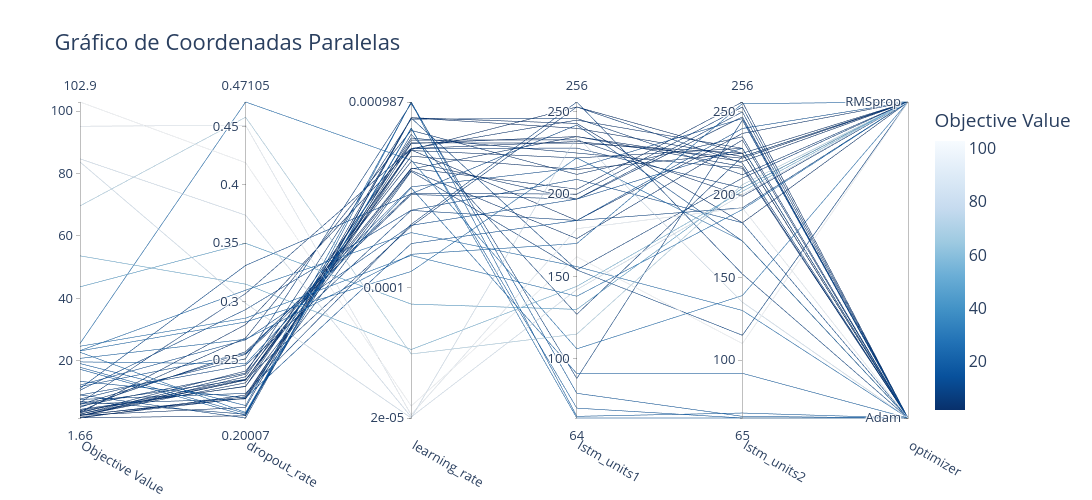

The notebook cell this image was saved under:
### Code cell
import optuna

# Carregar o estudo existente
loaded_study = optuna.load_study(study_name="crnn_optimization_study", storage="sqlite:///optuna_crnn_optimization_study.db")

# Para continuar a otimização
# loaded_study.optimize(objective, n_trials=50)

# Para acessar os resultados
df = loaded_study.trials_dataframe()
# print(df)

# Ferramentas de visualização do Optuna para analisar os resultados
import optuna.visualization as vis

# Visualizar o histórico de otimização
# fig = vis.plot_optimization_history(loaded_study)

# # Visualizar a importância dos parâmetros
# fig = vis.plot_param_importances(loaded_study)

# # Visualizar a evolução da otimização com hipóteses paralelas
fig = vis.plot_parallel_coordinate(loaded_study)

# # Visualizar a matriz de interação
# vis.plot_slice(loaded_study).show()

# # Visualizar o histórico de hipóteses
# vis.plot_contour(loaded_study).show()

# # Visualizar o histograma dos valores de parâmetros
# vis.plot_intermediate_values(loaded_study).show()

# vis.plot_timeline(loaded_study).show()

# vis.plot_hypervolume_history(loaded_study).show()


# Ajustando o tamanho da figura
fig.update_layout(width=1200, height=500)  # Tamanho ajustado para caber bem em duas colunas

# for trace in fig.data:
#     if trace.name == "Objective Value":  # Nome original da legenda para o valor do objetivo
#         trace.name = "Valor da Função Objetivo"  # Novo texto para a legenda
#     elif trace.name == "Best Value":  # Nome original da legenda para o melhor valor
#         trace.name = "Melhor Valor"  # Novo texto para a legenda

fig.update_coloraxes(colorbar_title="Valor Objetivo")

# Ajustando o tamanho das fontes
fig.update_layout(
    title_font=dict(size=24),         # Tamanho do título
    font=dict(size=16),               # Tamanho geral da fonte
    xaxis_title_font=dict(size=24),   # Tamanho do rótulo do eixo x
    yaxis_title_font=dict(size=24),   # Tamanho do rótulo do eixo y
    legend=dict(font=dict(size=18)),   # Tamanho da fonte da legenda
    title="Gráfico de Coordenadas Paralelas",     # Novo título
    # xaxis_title="Importância do Hiperparâmetro",             # Rótulo do eixo X
    # yaxis_title="Hiperparâmetro"        # Rótulo do eixo Y
)

# Exibir o gráfico
fig.show()

### Figure 1 — Plotly figure (JSON) as saved in the notebook; plotly's stock layout.template omitted (floating-point values rounded to 4 significant figures)
{"data": [{"dimensions": [{"label": "Objective Value", "range": [1.663, 102.9], "values": [23.24, 24.64, 102.9, 43.67, 69.61, 84.69, 95.13, 25.52, 53.61, 83.68, 19.11, 17.91, 17.28, 22.73, 19.63, 7.729, 11.73, 5.067, 6.019, 12.2, 11.12, 3.29, 2.883, 2.421, 2.895, 2.403, 3.292, 6.373, 23.14, 7.611, 4.116, 4.423, 3.782, 3.627, 10.56, 2.646, 13.39, 20.77, 6.152, 9.033, 9.054, 2.371, 1.937, 1.663, 2.567, 5.45, 6.577, 1.724, 2.538, 6.982, 23.24, 24.64, 102.9, 43.67, 69.61, 84.69, 95.13, 25.52, 53.61, 83.68, 19.11, 17.91, 17.28, 22.73, 19.63, 7.729, 11.73, 5.067, 6.019, 12.2, 11.12, 3.29, 2.883, 2.421, 2.895, 2.403, 3.292, 6.373, 23.14, 7.611, 4.116, 4.423, 3.782, 3.627, 10.56, 2.646, 13.39, 20.77, 6.152, 9.033, 9.054, 2.371, 1.937, 1.663, 2.567, 5.45, 6.577, 1.724, 2.538, 6.982]}, {"label": "dropout_rate", "range": [0.2001, 0.4711], "values": [0.3097, 0.2857, 0.419, 0.3499, 0.458, 0.374, 0.4511, 0.4711, 0.3149, 0.2984, 0.2108, 0.2041, 0.2023, 0.2049, 0.2465, 0.2509, 0.2554, 0.2569, 0.2547, 0.2671, 0.3309, 0.2403, 0.2376, 0.2326, 0.2325, 0.2303, 0.2802, 0.2332, 0.2824, 0.2212, 0.2273, 0.227, 0.2687, 0.233, 0.2931, 0.217, 0.2175, 0.2676, 0.2165, 0.2454, 0.2001, 0.2355, 0.2171, 0.2198, 0.2183, 0.2386, 0.3068, 0.202, 0.2092, 0.2033, 0.3097, 0.2857, 0.419, 0.3499, 0.458, 0.374, 0.4511, 0.4711, 0.3149, 0.2984, 0.2108, 0.2041, 0.2023, 0.2049, 0.2465, 0.2509, 0.2554, 0.2569, 0.2547, 0.2671, 0.3309, 0.2403, 0.2376, 0.2326, 0.2325, 0.2303, 0.2802, 0.2332, 0.2824, 0.2212, 0.2273, 0.227, 0.2687, 0.233, 0.2931, 0.217, 0.2175, 0.2676, 0.2165, 0.2454, 0.2001, 0.2355, 0.2171, 0.2198, 0.2183, 0.2386, 0.3068, 0.202, 0.2092, 0.2033]}, {"label": "learning_rate", "range": [-4.699, -3.006], "ticktext": ["2e-05", "0.0001", "0.000987"], "tickvals": [-4.699, -4, -3.006], "values": [-3.706, -3.828, -4.635, -4.089, -4.356, -4.694, -4.682, -3.318, -4.332, -4.699, -3.007, -3.148, -3.006, -3.145, -3.466, -3.013, -3.461, -3.494, -3.501, -3.666, -3.498, -3.325, -3.361, -3.296, -3.266, -3.261, -3.255, -3.672, -3.914, -3.661, -3.373, -3.199, -3.158, -3.365, -3.586, -3.262, -3.764, -3.822, -3.377, -3.587, -3.091, -3.224, -3.228, -3.255, -3.21, -3.097, -3.255, -3.09, -3.09, -3.179, -3.706, -3.828, -4.635, -4.089, -4.356, -4.694, -4.682, -3.318, -4.332, -4.699, -3.007, -3.148, -3.006, -3.145, -3.466, -3.013, -3.461, -3.494, -3.501, -3.666, -3.498, -3.325, -3.361, -3.296, -3.266, -3.261, -3.255, -3.672, -3.914, -3.661, -3.373, -3.199, -3.158, -3.365, -3.586, -3.262, -3.764, -3.822, -3.377, -3.587, -3.091, -3.224, -3.228, -3.255, -3.21, -3.097, -3.255, -3.09, -3.09, -3.179]}, {"label": "lstm_units1", "range": [64, 256], "values": [156, 138, 162, 130, 115, 142, 179, 106, 144, 235, 65, 70, 79, 64, 91, 88, 216, 200, 197, 197, 242, 197, 203, 215, 222, 253, 245, 253, 222, 256, 173, 225, 212, 235, 209, 184, 184, 170, 154, 184, 154, 231, 235, 232, 233, 246, 228, 240, 243, 127, 156, 138, 162, 130, 115, 142, 179, 106, 144, 235, 65, 70, 79, 64, 91, 88, 216, 200, 197, 197, 242, 197, 203, 215, 222, 253, 245, 253, 222, 256, 173, 225, 212, 235, 209, 184, 184, 170, 154, 184, 154, 231, 235, 232, 233, 246, 228, 240, 243, 127]}, {"label": "lstm_units2", "range": [65, 256], "values": [130, 191, 110, 204, 206, 200, 192, 139, 202, 135, 68, 65, 66, 65, 92, 245, 246, 253, 250, 228, 172, 247, 256, 225, 228, 225, 228, 219, 172, 152, 233, 216, 235, 217, 183, 237, 240, 255, 210, 192, 115, 225, 220, 222, 199, 212, 204, 223, 183, 223, 130, 191, 110, 204, 206, 200, 192, 139, 202, 135, 68, 65, 66, 65, 92, 245, 246, 253, 250, 228, 172, 247, 256, 225, 228, 225, 228, 219, 172, 152, 233, 216, 235, 217, 183, 237, 240, 255, 210, 192, 115, 225, 220, 222, 199, 212, 204, 223, 183, 223]}, {"label": "optimizer", "range": [0, 1], "ticktext": ["Adam", "RMSprop"], "tickvals": [0, 1], "values": [0, 1, 1, 1, 1, 1, 0, 1, 1, 0, 0, 0, 0, 0, 0, 0, 0, 0, 0, 0, 0, 0, 0, 0, 0, 0, 0, 0, 0, 0, 0, 0, 0, 0, 0, 1, 1, 1, 1, 1, 1, 1, 1, 1, 1, 1, 1, 1, 1, 1, 0, 1, 1, 1, 1, 1, 0, 1, 1, 0, 0, 0, 0, 0, 0, 0, 0, 0, 0, 0, 0, 0, 0, 0, 0, 0, 0, 0, 0, 0, 0, 0, 0, 0, 0, 1, 1, 1, 1, 1, 1, 1, 1, 1, 1, 1, 1, 1, 1, 1]}], "labelangle": 30, "labelside": "bottom", "line": {"color": [23.24, 24.64, 102.9, 43.67, 69.61, 84.69, 95.13, 25.52, 53.61, 83.68, 19.11, 17.91, 17.28, 22.73, 19.63, 7.729, 11.73, 5.067, 6.019, 12.2, 11.12, 3.29, 2.883, 2.421, 2.895, 2.403, 3.292, 6.373, 23.14, 7.611, 4.116, 4.423, 3.782, 3.627, 10.56, 2.646, 13.39, 20.77, 6.152, 9.033, 9.054, 2.371, 1.937, 1.663, 2.567, 5.45, 6.577, 1.724, 2.538, 6.982, 23.24, 24.64, 102.9, 43.67, 69.61, 84.69, 95.13, 25.52, 53.61, 83.68, 19.11, 17.91, 17.28, 22.73, 19.63, 7.729, 11.73, 5.067, 6.019, 12.2, 11.12, 3.29, 2.883, 2.421, 2.895, 2.403, 3.292, 6.373, 23.14, 7.611, 4.116, 4.423, 3.782, 3.627, 10.56, 2.646, 13.39, 20.77, 6.152, 9.033, 9.054, 2.371, 1.937, 1.663, 2.567, 5.45, 6.577, 1.724, 2.538, 6.982], "colorbar": {"title": {"text": "Objective Value"}}, "colorscale": [[0, "rgb(247,251,255)"], [0.125, "rgb(222,235,247)"], [0.25, "rgb(198,219,239)"], [0.375, "rgb(158,202,225)"], [0.5, "rgb(107,174,214)"], [0.625, "rgb(66,146,198)"], [0.75, "rgb(33,113,181)"], [0.875, "rgb(8,81,156)"], [1, "rgb(8,48,107)"]], "reversescale": true, "showscale": true}, "type": "parcoords"}], "layout": {"coloraxis": {"colorbar": {"title": {"text": "Valor Objetivo"}}}, "font": {"size": 16}, "height": 500, "legend": {"font": {"size": 18}}, "title": {"text": "Gráfico de Coordenadas Paralelas"}, "width": 1200, "xaxis": {"title": {"font": {"size": 24}}}, "yaxis": {"title": {"font": {"size": 24}}}}}
